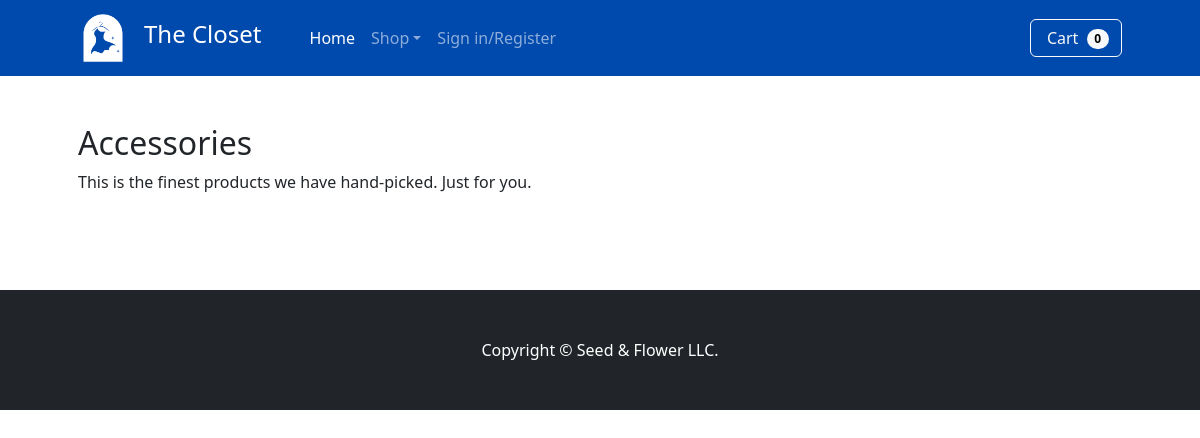
Page /accessory.php on the earlier database version.
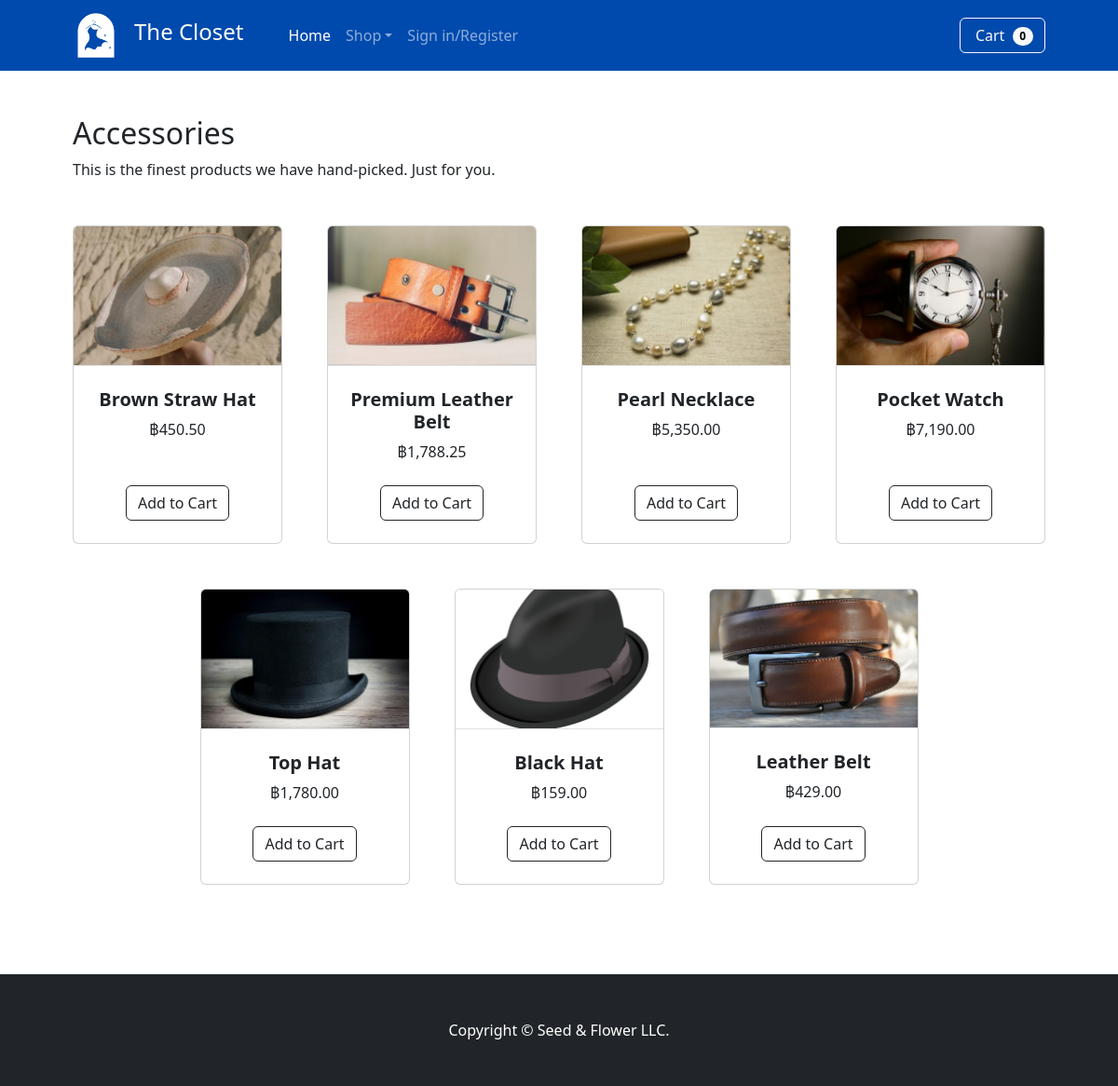
Same page on the later database version.
### tables this page shows
CREATE TABLE `product` (
  `pID` int(3) NOT NULL,
  `pname` varchar(25) NOT NULL,
  `pimagedir` varchar(350) NOT NULL,
  `price` decimal(10,2) NOT NULL,
  `ptype` char(1) DEFAULT NULL,
  `isFeature` tinyint(1) NOT NULL
);

### accessory.php (the view, shortened to what this page needs)
<!doctype html>
<html lang="en">
  <head>
    <link href="https://cdn.jsdelivr.net/npm/bootstrap@5.2.2/dist/css/bootstrap.min.css" rel="stylesheet">
   </head>
  <body>
    <?php include "func/navbar.php";?>
    <section class="mb-5">
      <div class="container px-4 px-lg-5 mt-5">
        <h2>Accessories</h2>
        <p class="mb-5">This is the finest products we have hand-picked. Just for you.</p>
          <div class="row gx-4 gx-lg-5 row-cols-2 row-cols-md-3 row-cols-xl-4 justify-content-center">
          <?php
            $q = "SELECT * FROM product WHERE ptype=\"d\"";
            $result=$mysqli->query($q);
            while($row=$result->fetch_array()){?>
                <div class="col mb-5">
                    <div class="card h-100">
                        <img class="card-img-top border-bottom" src="<?php echo $row['pimagedir'] ?>" alt="..." />
                        <div class="card-body bg-mute p-4">
                            <div class="text-center">
                                <h5 class="fw-bolder"><?php echo $row['pname'] ?></h5>
                                ฿<?php echo number_format($row['price'], 2, '.', ',') ?>
                            </div>
                        </div>
                        <div class="card-footer p-4 pt-0 border-top-0 bg-transparent">
                            <div class="text-center">
                                <form action="func/addtocart.php" method="post">
                                    <div type="submit" class="text-center">
                                        <input type="submit" name="add_to_cart" style="margin-top:5px;" class="btn btn-outline-dark mt-auto" value="Add to Cart" />
                                    </div>
                                </form>
                            </div>
                        </div>
                    </div>
                </div>
            <?php }?>
      </div>
  </section>
  </body>
</html>

### func/navbar.php (shortened to what this page needs)
<?php
    require_once('connect.php');
?>
<nav class="navbar navbar-expand-lg navbar-dark" style="background-color:#004AAD">
<div class="container px-4 px-lg-5">
    <a class="navbar-brand" href="index.php">
        <img src="asset/logo2.png" alt="Avatar Logo" style="width:50px;">
    </a>
    <a class="navbar-brand" href="index.php"><h4>The Closet</h4></a>
    <div class="collapse navbar-collapse" id="navbarSupportedContent">
        <ul class="navbar-nav me-auto mb-2 mb-lg-0 ms-lg-4">
            <li class="nav-item"><a class="nav-link active" aria-current="page" href="index.php">Home</a></li>
            <li class="nav-item dropdown">
                <a class="nav-link dropdown-toggle" id="navbarDropdown" href="#" role="button" data-bs-toggle="dropdown" aria-expanded="false">Shop</a>
            </li>
            <?php
                    if(isset($_SESSION['username']) || isset($_SESSION['logged in'])){?>
                    <li class="nav-item dropdown">
                        <a class="nav-link dropdown-toggle" id="navbarDropdown" href="#" role="button" data-bs-toggle="dropdown" aria-expanded="false"><?php echo 'Hello! '. $_SESSION['username'];?></a>
                        <ul class="dropdown-menu" aria-labelledby="navbarDropdown">
                            <li><a class="dropdown-item" href="info_page.php">Edit infomation</a></li>
                            <li><hr class="dropdown-divider" /></li>
                            <li><a class="dropdown-item" href="func/logout.php">Logout</a></li>
                        </ul>
                    </li>
                    <?php } else{?>
                    <li class="nav-item"><a class="nav-link" href="login_page.php">Sign in/Register</a></li>
                    <?php }
            ?>
        </ul>
        <?php
            if(isset($_SESSION['username'])){
                $qshow = "SELECT * FROM cart WHERE userID = '".$_SESSION['userID']."'";
                $show=$mysqli->query($qshow);
                $sumpro=$show->num_rows;
            }
            else{$sumpro = 0;}
        ?>
        <form class="d-flex" action="cart.php" method="post">
            <button class="btn btn-outline-light" type="summit">
                Cart
                <span class="badge bg-light text-black ms-1 rounded-pill"><?php echo $sumpro ?></span>
            </button>
        </form>
    </div>
</div>
</nav>

Differences in the rows shown:
added product: pimagedir (picture), pname "Brown Straw Hat", price "450.50"
added product: pimagedir (picture), pname "Premium Leather Belt", price "1,788.25"
added product: pimagedir (picture), pname "Pearl Necklace", price "5,350.00"
added product: pimagedir (picture), pname "Pocket Watch", price "7,190.00"
added product: pimagedir (picture), pname "Top Hat", price "1,780.00"
added product: pimagedir (picture), pname "Black Hat", price "159.00"
added product: pimagedir (picture), pname "Leather Belt", price "429.00"
